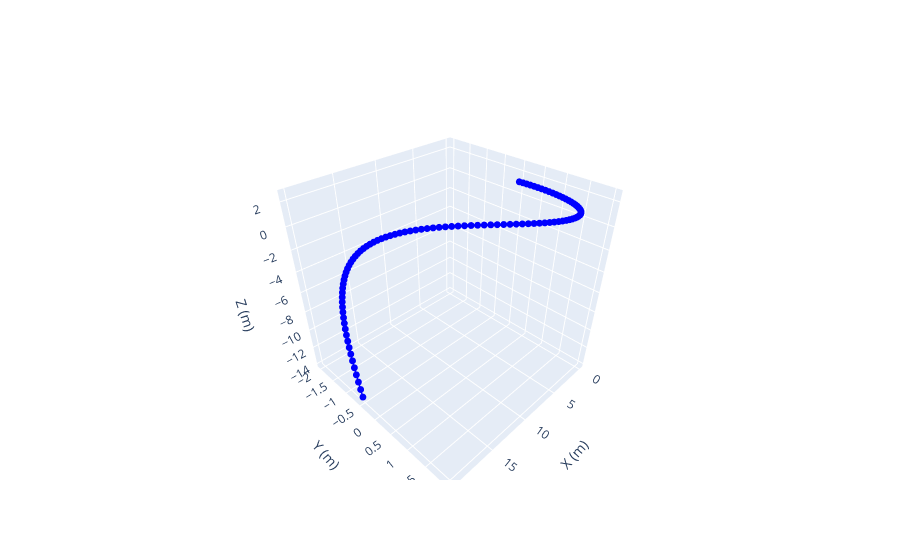

Here is the notebook cell this chart was saved with:
### Code cell
import numpy as np
import plotly.graph_objects as go

t = np.linspace(0, 2, 100)
x = 10 * t
y = 2 * np.sin(t * 3)
z = 1.2 + 5 * np.sin(t) - 4.9 * t**2

fig = go.Figure(data=[go.Scatter3d(
    x=x, y=y, z=z,
    mode='lines+markers',
    line=dict(color='blue', width=3),
    marker=dict(size=4)
)])
fig.update_layout(scene=dict(
    xaxis_title='X (m)',
    yaxis_title='Y (m)',
    zaxis_title='Z (m)'
))
fig.show()
